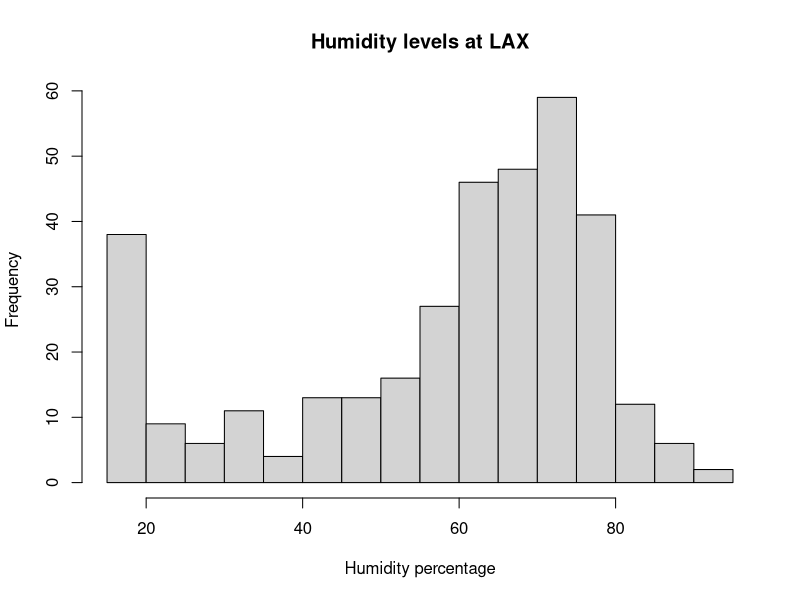
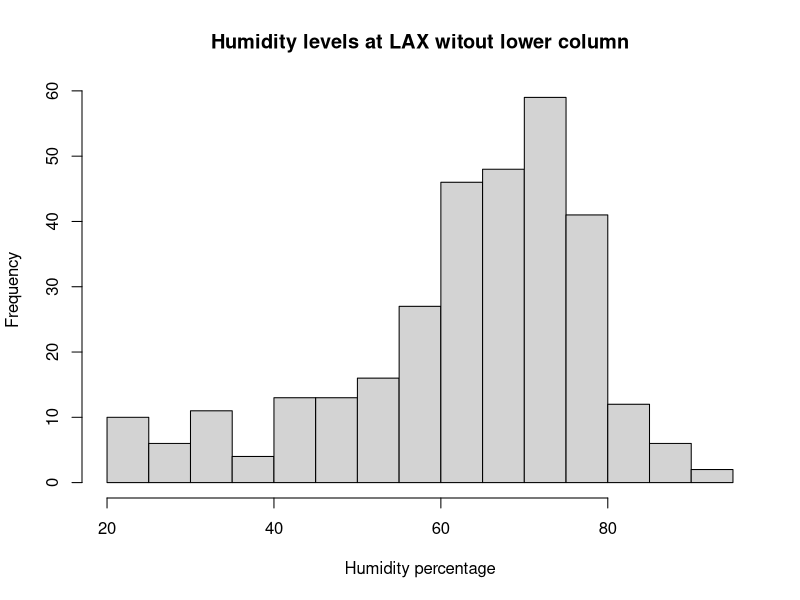
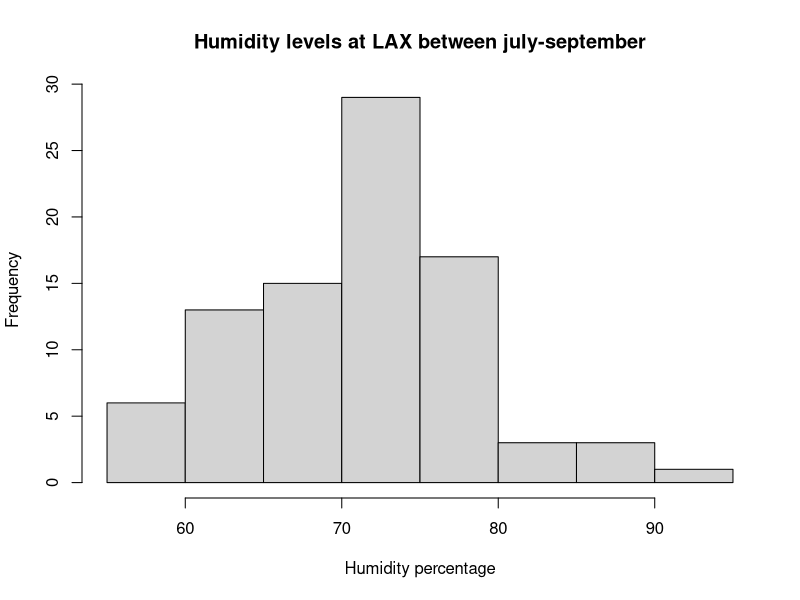

R code for these plots, in order: (Note: this script raises an error after producing the figures.)
setwd("C:/Statistics/HW1/") 
rm(list=ls())
library("mlbench")
library("ggplot2")
data("Ozone")
df = Ozone[,c("V1","V7")]
df = na.omit(df)
df$V1 = as.numeric(df$V1)
df$V7 = as.numeric(df$V7)

#Q1
#A
hist(df$V7,main = "Humidity levels at LAX",xlab= "Humidity percentage",breaks = 20)
#B
humidity_wo_lower = df[df$V7 > 19,]$V7
hist(humidity_wo_lower,main = "Humidity levels at LAX witout lower column",xlab= "Humidity percentage",breaks = 20)
#C
#c1
y_summer = df[df$V1>=7 & df$V1<=9 ,]$V7
hist(y_summer,main = "Humidity levels at LAX between july-september",xlab= "Humidity percentage")
#c2
sigma = 7
mu0 = 74
alpha = .05
n = length(y_summer)
y_mean = mean(y_summer)
y_sd = sd(y_summer)
tc_up = qt(1-alpha/2,n-1,lower.tail = T)
tc_low = qt(alpha/2,n-1,lower.tail = T)
t = (y_mean-mu0)/(y_sd/sqrt(n))
p = 2*pt(t,n-1,lower.tail = T)
ci_upper =  y_mean + tc_up*y_sd/sqrt(n)
ci_lowwer = y_mean + tc_low*y_sd/sqrt(n)
#Q2
df_table = read.csv("Q2.csv")
View(df_table)
femaleNumber = c(0,1,2,3,4)
df_table$Xi = as.numeric(df_table$Xi)
femaleFrequency = df_table[df_table$Xi<90,]$Xi
observed <- table(rep(femaleNumber,femaleFrequency))
View(observed)
barplot(observed,
        main = "Observed Females in births of 4 puppies",
        ylim = c(0,max(femaleFrequency)),
)

pv = pchisq(11.1852,df = 4,lower.tail = FALSE)
xc_2 = qchisq(0.95,df=4)

